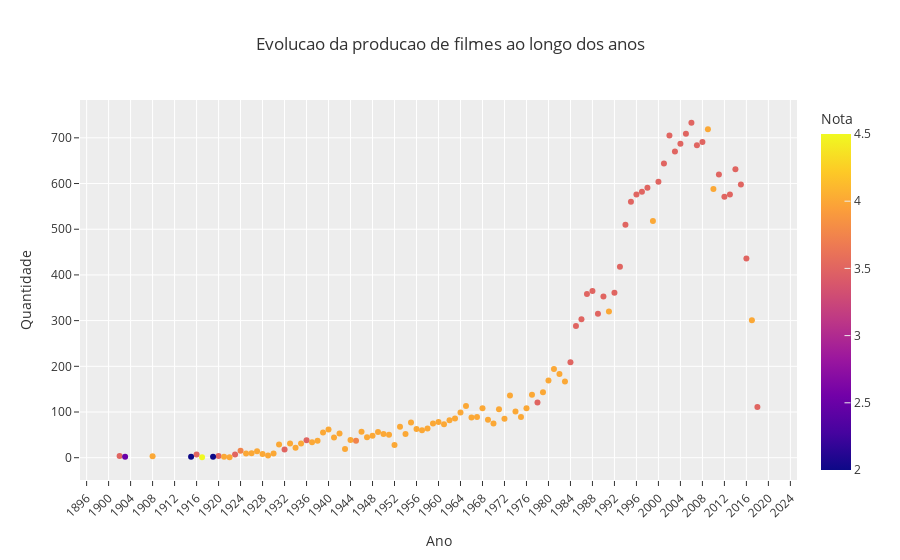

The notebook cell saved with this chart:
### Code cell
# A quantidade de filmes aumentou, mas e a qualidade dos mesmos? 
# Cresceu proporcionalmente?
fig = px.scatter(movies_per_year_df, x='year', y='count',
                 title="Evolucao da producao de filmes ao longo dos anos", 
                 color="rating",
                 color_continuous_scale=px.colors.sequential.Plasma,
                 labels={"rating":"Nota"})

fig.update_layout(template="ggplot2")

fig.update_xaxes(title_text="Ano", tickangle=-45, dtick=4)
fig.update_yaxes(title_text="Quantidade")

fig.show()

### Figure 1 — Plotly figure (JSON) as saved in the notebook; plotly's stock layout.template omitted (floating-point values rounded to 4 significant figures)
{"data": [{"hovertemplate": "year=%{x}<br>count=%{y}<br>Nota=%{marker.color}<extra></extra>", "legendgroup": "", "marker": {"color": [3.5, 4, 3.5, 3.5, 3.5, 3.5, 3.5, 3.5, 3.5, 3.5, 3.5, 3.5, 3.5, 3.5, 4, 3.5, 3.5, 3.5, 3.5, 3.5, 4, 3.5, 3.5, 3.5, 3.5, 3.5, 3.5, 3.5, 4, 3.5, 3.5, 4, 3.5, 3.5, 4, 4, 4, 4, 4, 4, 4, 3.5, 4, 3.5, 4, 4, 4, 4, 4, 4, 4, 4, 4, 4, 4, 4, 4, 4, 4, 4, 4, 4, 4, 4, 4, 4, 4, 4, 4, 4, 4, 4, 4, 4, 4, 4, 4, 3.5, 3.75, 4, 4, 4, 4, 4, 4, 4, 4, 3.5, 3.75, 4, 4, 4, 4, 4, 3.5, 3.5, 4, 3.5, 3.5, 4, 2.5, 2, 4, 2, 4.5, 4], "coloraxis": "coloraxis", "symbol": "circle"}, "mode": "markers", "name": "", "orientation": "v", "showlegend": false, "type": "scatter", "x": [2006, 2009, 2005, 2002, 2008, 2004, 2007, 2003, 2001, 2014, 2011, 2000, 2015, 1998, 2010, 1997, 2013, 1996, 2012, 1995, 1999, 1994, 2016, 1993, 1988, 1992, 1987, 1990, 1991, 1989, 1986, 2017, 1985, 1984, 1981, 1982, 1980, 1983, 1979, 1977, 1973, 1978, 1965, 2018, 1976, 1968, 1971, 1974, 1964, 1975, 1967, 1966, 1963, 1972, 1969, 1962, 1960, 1955, 1970, 1959, 1961, 1953, 1958, 1956, 1940, 1957, 1946, 1949, 1939, 1942, 1954, 1950, 1951, 1948, 1947, 1941, 1944, 1936, 1945, 1938, 1937, 1935, 1933, 1931, 1952, 1934, 1943, 1932, 1924, 1927, 1926, 1930, 1925, 1928, 1923, 1916, 1929, 1902, 1920, 1908, 1903, 1915, 1921, 1919, 1917, 1922], "xaxis": "x", "y": [733, 719, 709, 705, 691, 687, 684, 670, 644, 631, 620, 604, 598, 591, 588, 582, 576, 576, 571, 560, 518, 510, 436, 418, 365, 361, 358, 353, 320, 315, 303, 301, 288, 209, 194, 183, 169, 167, 143, 138, 136, 121, 113, 111, 108, 108, 106, 101, 99, 89, 89, 88, 86, 85, 83, 82, 78, 77, 75, 75, 73, 68, 64, 63, 62, 60, 57, 56, 55, 53, 52, 52, 50, 48, 45, 44, 39, 38, 37, 37, 34, 31, 31, 29, 28, 22, 19, 18, 15, 14, 10, 9, 9, 8, 7, 7, 5, 4, 4, 3, 2, 2, 2, 2, 1, 1], "yaxis": "y"}], "layout": {"coloraxis": {"colorbar": {"title": {"text": "Nota"}}, "colorscale": [[0, "#0d0887"], [0.1111, "#46039f"], [0.2222, "#7201a8"], [0.3333, "#9c179e"], [0.4444, "#bd3786"], [0.5556, "#d8576b"], [0.6667, "#ed7953"], [0.7778, "#fb9f3a"], [0.8889, "#fdca26"], [1, "#f0f921"]]}, "legend": {"tracegroupgap": 0}, "title": {"text": "Evolucao da producao de filmes ao longo dos anos"}, "xaxis": {"anchor": "y", "domain": [0, 1], "dtick": 4, "tickangle": -45, "title": {"text": "Ano"}}, "yaxis": {"anchor": "x", "domain": [0, 1], "title": {"text": "Quantidade"}}}}
